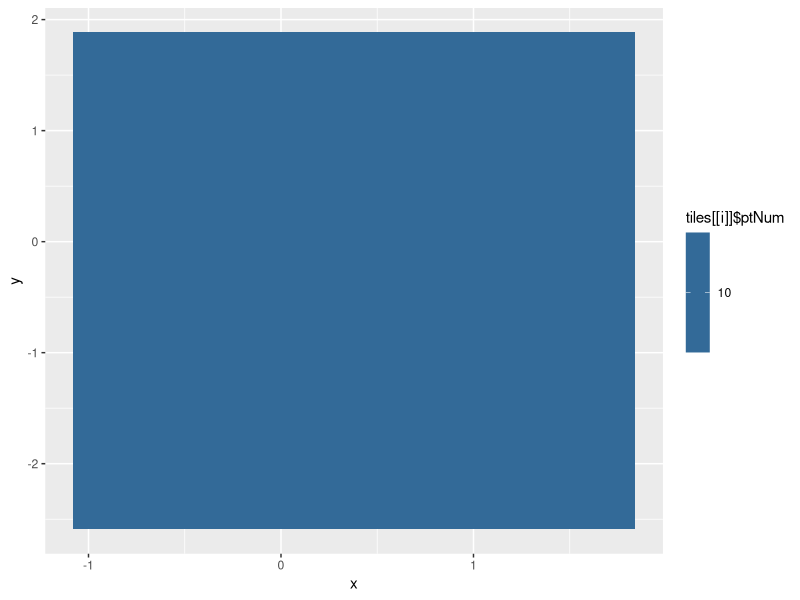
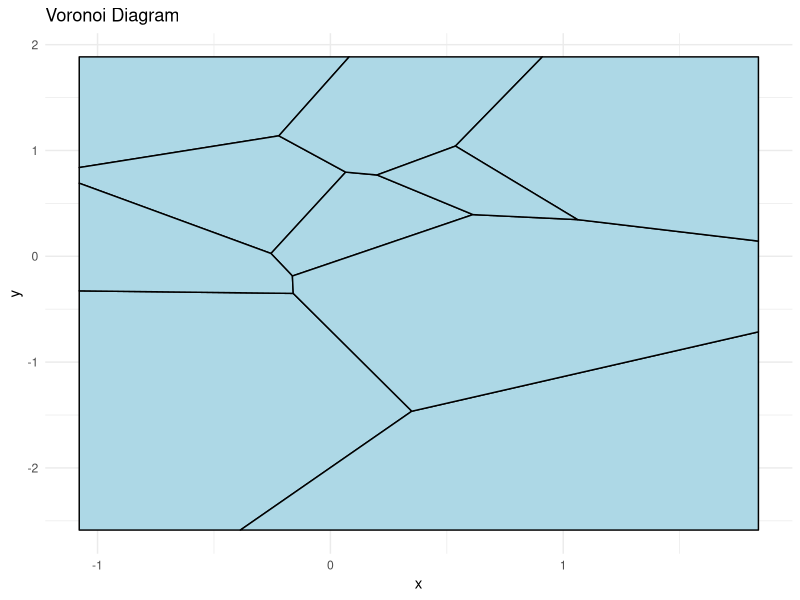
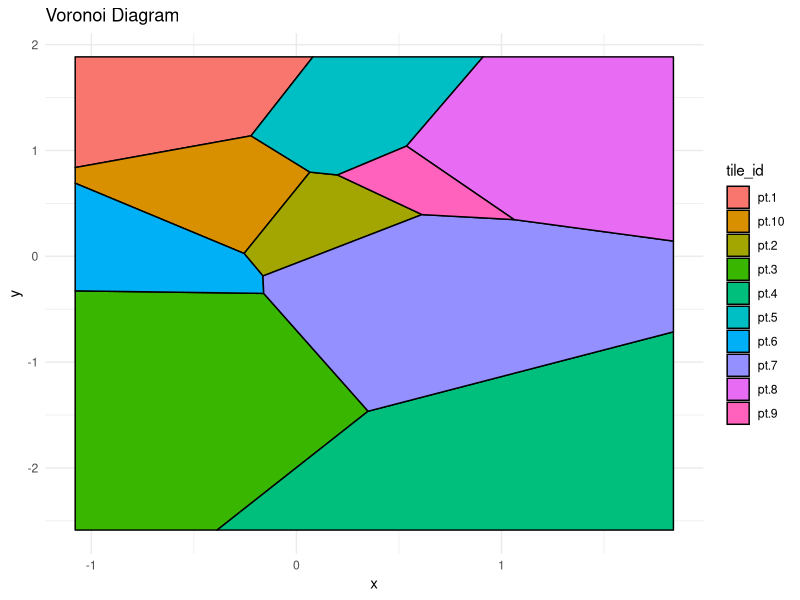

These figures' R source, in order:
#install.packages("deldir")

# voronoi-tesselering. Vi har et antal punkter. Og nu deler vi disse punkter op,
# så alle punkter i et bestemt område er tættere på hinanden end andre punkter.

library(ggplot2)
library(deldir)

set.seed(1)
tiler <- 10
x <- rnorm(tiler)
y <- rnorm(tiler)

tesselation <- deldir(x, y)
tiles <- tile.list(tesselation)

s <- seq(0, 2 * pi, length.out = 3000)
circle <- list(x = 0.5 * (1 + cos(s)),
               y = 0.5 * (1 + sin(s)))

points <- data.frame(x=x, y=y)
colors <- hcl.colors(50, "viridis")

g <- ggplot(points, aes(x = x, y = y))
for (i in 1:tiler)
  g <- g + geom_polygon(data = data.frame(x = tiles[[i]]$x,
                                          y = tiles[[i]]$y,
                                          density = 1/tiles[[i]]$area), 
                        aes(fill = tiles[[i]]$ptNum))

g
library(tidyverse)
tiles_df <- lapply(tiles, function(tile){
  data.frame(x=tile$x, y = tile$y)
}) %>% 
  bind_rows(.id = "tile_id")

ggplot(tiles_df, aes(x = x, y = y, group = tile_id)) +
  geom_polygon(fill = "lightblue", color = "black") +
  theme_minimal() +
  ggtitle("Voronoi Diagram") 

ggplot(tiles_df, aes(x = x, y = y, group = tile_id, fill = tile_id)) +
  geom_polygon(color = "black") +
  theme_minimal() +
  ggtitle("Voronoi Diagram") 
